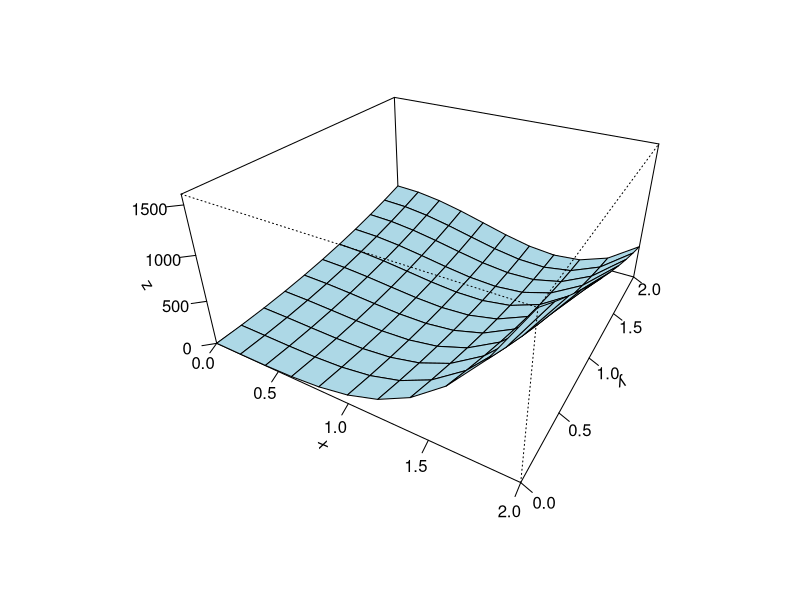

Source code (R):
## ---- chunk 1
knitr::opts_chunk$set(echo = TRUE)
## ---- chunk 2

simple.function <- function(var.vec) { 
    x <- var.vec[1] # Tells R that x_1 is the first element of var.vec
    y <- var.vec[2] # Tells R that x_2 is the second element of var.vec
    100 * (y - x^2)^2 + (1 - x)^2
} # end function 

## ---- chunk 3

var.vec <- c(.5,.5) # var.vec contains both values of x

z <- simple.function(var.vec) # Evaluate the function at var.vec

z # Report results
## ---- chunk 4
x <- seq(0,2, .2)
  y <- x
  f <- function(x_1 = x ,x_2 = x) {100 * (x_2 - x_1^2)^2 + (1 - x_1)^2 }
  z <- outer(x, y, f)
  z[is.na(z)] <- 1
  op <- par(bg = "white")
  persp(x, y, z, theta = 30, phi = 30, expand = 0.5, col = "lightblue", ticktype = "detailed")
  
  
## ---- chunk 5
OO <- optim( # Store optimization output in a list called OO
      c(0,0), # Guess starting values 
      simple.function, # Objective function
      upper = Inf, # Upper boundary for the decision variables
      lower = -Inf, # Lower boundary for the decision variables
      method = "L-BFGS-B") # Optimization algorithm that allows for interval specification

OO # Report output of optimization
## ---- chunk 6
var.vec <- OO$par # Extract optimal variable values 

y <- simple.function(var.vec) # Evaluate the function at var.vec

y # Report results

## ---- chunk 7

N <- 10 # Ten lots.

set.seed(0) # Set seed so R remembers the random numbers that we are going to generate.

hp <- sample(0:2,N,replace=T) # Habitat potential and stuff.

c <- sample(1:10,N,replace=T)  # The cost of each lot.

TC <- sum(c) # Total cost of purchasing all lots.

B <- TC*0.25 # Budget is enough to purchase 25% of the entire set of lots

## ---- chunk 8
THP <- sum(hp) # Total habitat potential when all lots are purchased.

alpha <- 1/(THP)^.5 # Scaling factor so the probability adds to one.

## ---- chunk 9
surv.prob <- function(F,hp,alpha){
  PB <- -alpha*(F%*%hp)^.5 # Probability of survival multiplied by minus one
} 
## ---- chunk 10
# First, we have the coefficients for the cost of each lot, since total cost has to be less than budget, multiply by minus one

-c

# Second, all decision variables have to be less than one, so multiply them by minus one

-diag(N)

# Third, all decision variables have to be greater than zero 

diag(N)

# Now, let's stack them all into one matrix

cons.M <- rbind(-c,-diag(N),diag(N))

cons.M

## ---- chunk 11
# First, the budget, but rememeber that we have to multiply by minus one

-B

# Second, each decision variable has to be less or equal than one, also multiplied by minus one

rep(-1,N)

# Third, non negative constraints

rep(0,N)

# Stack them all into one vector

cons.V <- c(-B, rep(-1,N), rep(0,N))

cons.V

## ---- chunk 12

F <- rep(1e-3,N) # Create a set of starting values and make them slightly greater than zero.


OO <- constrOptim( # Function for constrained optimization
            F, # Starting values  
            surv.prob, # Function to minimize
            hp=hp, alpha=alpha, # Values of the parameters that go into the objective function 
            ui = cons.M, # Constraint matrix
            ci=cons.V, # Constraint vector
            mu = 1e-2, # Tolerance parameter, increases the accuracy of the calculations
            method = "Nelder-Mead", # Optimization algorithm
            outer.iterations = 1e9, # Parameter for convergence criteria 
            outer.eps = 1e-09) # Parameter for convergence criteria  

OO

## ---- chunk 13
# Retrieve optimal conservation strategy 
F_star <- OO$par

# Estimate total cost

TC_star <- F_star%*%c

TC_star

